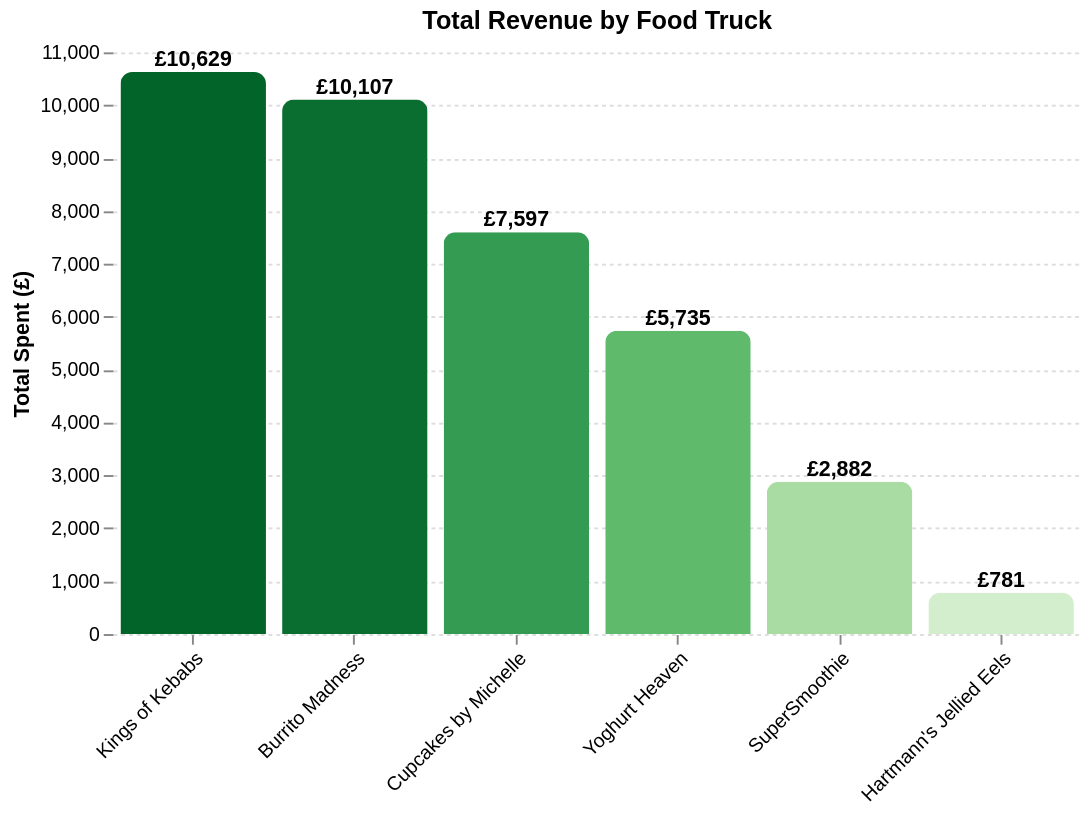

Write notebook code for a chart like this one.
### Markdown cell above
## Which truck was the most profitable

The chart below shows the profitability of each food truck.

We can easily identify that the most profitable food truck is **Kings of Kebabs** followed closely by **Burrito Madness**. However, **Cupcakes by Michelle** lags behind in terms of sales despite having similar popularity to **Burrito Madness** and **Kings of Kebabs**.

Similarly, **Hartmann's Jellied Eels** performs poorly in terms of sales which directly correlates with its lower popularity compared to the other food trucks.

### Code cell
transactions = pd.read_csv(transactions_file)
trucks = pd.read_csv(trucks_file)
df = transactions.merge(trucks, how="left", on="truck_id")

# 1. Sum total spent by truck_name and convert pence to pounds (/ 100)
df_totals = df.groupby("truck_name", as_index=False)["total"].sum()
df_totals["total_pounds"] = df_totals["total"] / 100
df_totals["formatted_total"] = df_totals["total_pounds"].apply(
    lambda x: f"£{x:,.0f}")

# 2. Base chart
base = alt.Chart(df_totals).encode(
    x=alt.X("truck_name:N", title=None, sort="-y",
            axis=alt.Axis(labelAngle=-45))
)

# 3. Layered bars (uses numeric total_pounds for axis & scale)
bars = base.mark_bar(cornerRadiusTopLeft=6, cornerRadiusTopRight=6).encode(
    y=alt.Y("total_pounds:Q", title="Total Spent (£)"),
    color=alt.Color("total_pounds:Q", scale=alt.Scale(
        scheme="greens"), legend=None),
    tooltip=[
        alt.Tooltip("truck_name:N", title="Truck"),
        alt.Tooltip("formatted_total:N", title="Total Spent"),
    ],
)

# 4. Text labels using the pre-formatted string
text = base.mark_text(dy=-6, fontWeight="bold").encode(
    y=alt.Y("total_pounds:Q"),
    text="formatted_total:N",
)

(bars + text).properties(
    title="Total Revenue by Food Truck", width=500, height=300
).configure_view(strokeWidth=0).configure_axis(gridDash=[2, 2], domain=False)

### Figure 1 — Vega-Lite specification as saved in the notebook (floating-point values rounded to 4 significant figures)
{"config": {"view": {"continuousWidth": 300, "continuousHeight": 300, "strokeWidth": 0}, "axis": {"domain": false, "gridDash": [2, 2]}}, "layer": [{"mark": {"type": "bar", "cornerRadiusTopLeft": 6, "cornerRadiusTopRight": 6}, "encoding": {"color": {"field": "total_pounds", "legend": null, "scale": {"scheme": "greens"}, "type": "quantitative"}, "tooltip": [{"field": "truck_name", "title": "Truck", "type": "nominal"}, {"field": "formatted_total", "title": "Total Spent", "type": "nominal"}], "x": {"axis": {"labelAngle": -45}, "field": "truck_name", "sort": "-y", "title": null, "type": "nominal"}, "y": {"field": "total_pounds", "title": "Total Spent (£)", "type": "quantitative"}}}, {"mark": {"type": "text", "dy": -6, "fontWeight": "bold"}, "encoding": {"text": {"field": "formatted_total", "type": "nominal"}, "x": {"axis": {"labelAngle": -45}, "field": "truck_name", "sort": "-y", "title": null, "type": "nominal"}, "y": {"field": "total_pounds", "type": "quantitative"}}}], "data": {"name": "data-c8bbcb9f112ffca1273f97d8cf722245"}, "height": 300, "title": "Total Revenue by Food Truck", "width": 500, "$schema": "https://vega.github.io/schema/vega-lite/v6.4.1.json", "datasets": {"data-c8bbcb9f112ffca1273f97d8cf722245": [{"truck_name": "Burrito Madness", "total": 1011000.0, "total_pounds": 10110.0, "formatted_total": "£10,107"}, {"truck_name": "Cupcakes by Michelle", "total": 759700.0, "total_pounds": 7597.0, "formatted_total": "£7,597"}, {"truck_name": "Hartmann's Jellied Eels", "total": 78110.0, "total_pounds": 781.1, "formatted_total": "£781"}, {"truck_name": "Kings of Kebabs", "total": 1063000.0, "total_pounds": 10630.0, "formatted_total": "£10,629"}, {"truck_name": "SuperSmoothie", "total": 288200.0, "total_pounds": 2882.0, "formatted_total": "£2,882"}, {"truck_name": "Yoghurt Heaven", "total": 573500.0, "total_pounds": 5735.0, "formatted_total": "£5,735"}]}}
